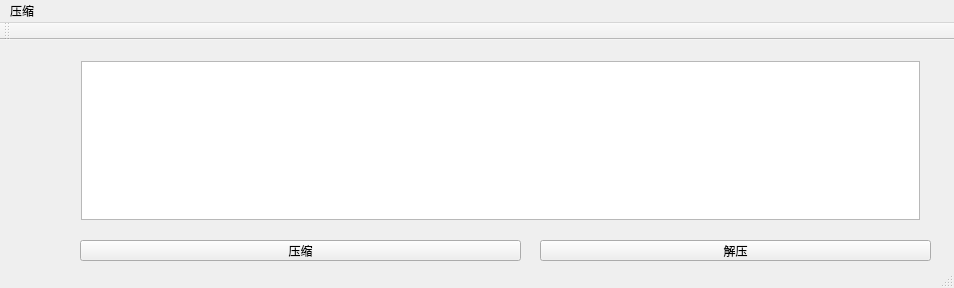
<?xml version="1.0" encoding="UTF-8"?>
<ui version="4.0">
 <class>MainWindow</class>
 <widget class="QMainWindow" name="MainWindow">
  <property name="geometry">
   <rect>
    <x>0</x>
    <y>0</y>
    <width>954</width>
    <height>288</height>
   </rect>
  </property>
  <property name="windowTitle">
   <string>MainWindow</string>
  </property>
  <widget class="QWidget" name="centralWidget">
   <widget class="QWidget" name="layoutWidget">
    <property name="geometry">
     <rect>
      <x>70</x>
      <y>10</y>
      <width>861</width>
      <height>181</height>
     </rect>
    </property>
    <layout class="QHBoxLayout" name="horizontalLayout">
     <item>
      <widget class="QTextBrowser" name="filePath"/>
     </item>
    </layout>
   </widget>
   <widget class="QPushButton" name="compress">
    <property name="geometry">
     <rect>
      <x>80</x>
      <y>200</y>
      <width>441</width>
      <height>21</height>
     </rect>
    </property>
    <property name="text">
     <string>压缩</string>
    </property>
   </widget>
   <widget class="QPushButton" name="uncompress">
    <property name="geometry">
     <rect>
      <x>540</x>
      <y>200</y>
      <width>391</width>
      <height>21</height>
     </rect>
    </property>
    <property name="text">
     <string>解压</string>
    </property>
   </widget>
  </widget>
  <widget class="QMenuBar" name="menuBar">
   <property name="geometry">
    <rect>
     <x>0</x>
     <y>0</y>
     <width>954</width>
     <height>21</height>
    </rect>
   </property>
   <widget class="QMenu" name="menu">
    <property name="title">
     <string>压缩</string>
    </property>
   </widget>
   <addaction name="menu"/>
  </widget>
  <widget class="QToolBar" name="mainToolBar">
   <attribute name="toolBarArea">
    <enum>TopToolBarArea</enum>
   </attribute>
   <attribute name="toolBarBreak">
    <bool>false</bool>
   </attribute>
  </widget>
  <widget class="QStatusBar" name="statusBar"/>
 </widget>
 <layoutdefault spacing="6" margin="11"/>
 <resources/>
 <connections/>
</ui>
